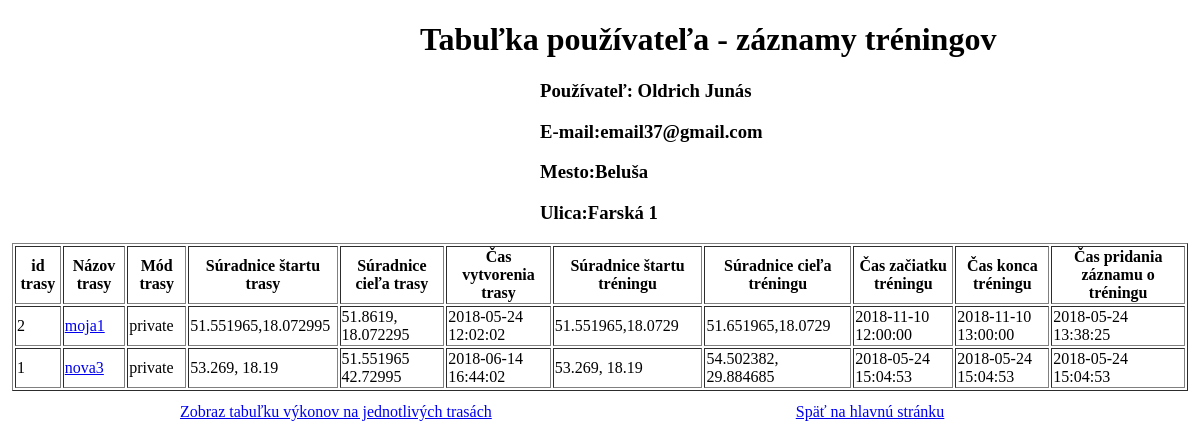
The app's page /userTabulka.php?trasy=email37@gmail.com with its own data.
### tables this page shows
CREATE TABLE `User` (
  `id` int(11) NOT NULL,
  `priezvisko` varchar(40) DEFAULT NULL,
  `meno` varchar(40) DEFAULT NULL,
  `email` varchar(40) NOT NULL,
  `pass` varchar(200) NOT NULL,
  `type` int(11) NOT NULL,
  `valid` int(11) NOT NULL,
  `hash` varchar(200) DEFAULT NULL,
  `stredna` varchar(100) DEFAULT NULL,
  `stredna_adresa` varchar(100) DEFAULT NULL,
  `bydlisko_ulica` varchar(100) DEFAULT NULL,
  `psc` varchar(20) DEFAULT NULL,
  `bydlisko_obec` varchar(100) DEFAULT NULL
);

CREATE TABLE `cvicenie` (
  `id` bigint(20) UNSIGNED NOT NULL,
  `trasa_id` bigint(20) NOT NULL,
  `user_id` bigint(20) NOT NULL,
  `start` varchar(100) NOT NULL,
  `ciel` varchar(100) NOT NULL,
  `zaciatok` datetime NOT NULL,
  `koniec` datetime NOT NULL,
  `pridane` datetime NOT NULL DEFAULT CURRENT_TIMESTAMP
);

### userTabulka.php (the view, shortened to what this page needs)
<!DOCTYPE html>
<html lang="sk">
<html>
  <head>
  <link rel="stylesheet" type="text/css" href="styly.css">
  </head>
  <body>
     <h1>Tabuľka používateľa - záznamy tréningov</h1>
<?php
$servername = DB_HOSTNAME;
$username = DB_USERNAME;
$password = DB_PASSWORD;
$dbname = DB_DATABASE;
$conn = new mysqli($servername, $username, $password, $dbname);
$conn->set_charset("utf8");
 $userMail=$_GET['trasy'];
 $sql = "SELECT b.type, a.id, a.nazov, a.mod, a.start, a.ciel, a.vytvorene, c.start as zaciatokcvika, c.ciel as konieccvika, c.zaciatok, c.koniec, c. pridane from trasa a join  ".USER_TABLE." b on a.autor=b.id join cvicenie c on a.id=c.trasa_id where b.email=\"$userMail\"";
$result = $conn->query($sql);
 $IDs=array();
  $nazov=array();
  $Mods=array();
  $Mody=array();
       $Ciel=array();
        $Zaciatok=array();
        $Vytvorene=array();
    $Zaciatokcvika=array();
    $Cielcvika=array();
    $Caszaciatku=array();
   $Caskonca=array();
    $Pridane=array();
    $i=0;
  $sql1 = "SELECT meno, priezvisko, email,bydlisko_ulica,bydlisko_obec from  ".USER_TABLE." where email=\"$userMail\"";
    $result1 = $conn->query($sql1);
 $NAME="";
  $SURNAME="";
  $MAIL="";
  $BYDUL="";
  $BYDOB="";
      if ($result1->num_rows > 0) {
    while($row1= $result1->fetch_assoc()) {
     $NAME=$row1["meno"];
  $SURNAME=$row1["priezvisko"];
  $MAIL=$row1["email"];
  $BYDUL=$row1["bydlisko_ulica"];
  $BYDOB=$row1["bydlisko_obec"];
    }
   echo "<h3>Používateľ: $NAME $SURNAME</h3>";
  echo "<h3>E-mail:$MAIL </h3>";
  echo "<h3>Mesto:$BYDOB </h3>";
   echo "<h3>Ulica:$BYDUL </h3>";
echo "<table id=\"tabulka\" border=\"1\">";
 echo "<thead><tr><th>id trasy </th><th>Názov trasy</th>";
 echo "<th>Mód trasy</th><th>Súradnice štartu trasy</th><th> Súradnice cieľa trasy</th><th>Čas vytvorenia trasy</th><th>Súradnice štartu tréningu</th><th>Súradnice cieľa tréningu</th><th>Čas začiatku tréningu</th><th>Čas konca tréningu</th><th>Čas pridania záznamu o tréningu</th></tr> </thead>";
if ($result->num_rows > 0) {
    while($row = $result->fetch_assoc()) {
    $IDs[$i]=$row["id"];
        $nazov[$i]= $row["nazov"];
     $Mods[$i]=$row["mod"];
      if($Mods[$i]==1)
               $Mody[$i]="private";
       $Ciel[$i]=$row["ciel"];
        $Zaciatok[$i]=$row["start"];
        $Vytvorene[$i]=$row["vytvorene"];
    $Zaciatokcvika[$i]=$row["zaciatokcvika"];
    $Cielcvika[$i]=$row["konieccvika"];
    $Caszaciatku[$i]=$row["zaciatok"];
   $Caskonca[$i]=$row["koniec"];
    $Pridane[$i]=$row["pridane"];
      echo "<tr><td>" .$IDs[$i]. "</td><td>" ."<a href=\"TrasyTabulka.php?cvicenie=$IDs[$i]\">$nazov[$i]</a>". "</td><td>" . $Mody[$i]."</td><td>" . $Zaciatok[$i]."</td><td>" . $Ciel[$i]. "</td><td>" . $Vytvorene[$i]."</td><td>" . $Zaciatokcvika[$i]."</td><td>" .  $Cielcvika[$i]. "</td><td>" . $Caszaciatku[$i]."</td><td>" .  $Caskonca[$i]. "</td><td>" .  $Pridane[$i]. "</td></tr>";
    $i=$i+1;
    }
      }
   } else {
    echo "<p> Na tejto trase niesu evidované žiadne tréningy";
}
echo "</table>";
 echo  "<a id=\"zobraz1\" href=\"VykonyTabulka.php?vykon=$userMail\">Zobraz tabuľku výkonov na jednotlivých trasách</a> ";
?>
  <a id="zobraz2" href="index.php">Späť na hlavnú stránku</a>
</body>
</html>

### styly.css (style rules this page uses)
html, body { height: 100%; margin: 0; padding: 0; }

### userTabulka.php (style rules this page uses)
#zobraz2 { margin-left:25%; }
#zobraz1 { margin-left:15%; }
#tabulka { margin:1%; }
h3 { margin-left:45%; }
h1 { margin-left:35%; }

### records on screen
user: meno "Oldrich", priezvisko "Junás", email "email37@gmail.com", bydlisko_obec "Beluša", bydlisko_ulica "Farská 1"
cvicenie: i "2", i "moja1", i "private", i "51.551965,18.072995", i "51.8619, 18.072295", i "2018-05-24 12:02:02", i "51.551965,18.0729", i "51.651965,18.0729", i "2018-11-10 12:00:00", i "2018-11-10 13:00:00", i "2018-05-24 13:38:25"
cvicenie: i "1", i "nova3", i "private", i "53.269, 18.19", i "51.551965 42.72995", i "2018-06-14 16:44:02", i "54.502382, 29.884685", i "2018-05-24 15:04:53"
